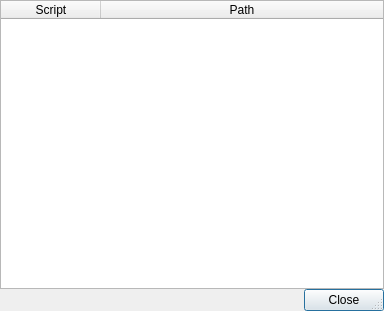
<?xml version="1.0" encoding="UTF-8"?>
<ui version="4.0">
 <class>ScriptListViewer</class>
 <widget class="QDialog" name="ScriptListViewer">
  <property name="geometry">
   <rect>
    <x>0</x>
    <y>0</y>
    <width>384</width>
    <height>311</height>
   </rect>
  </property>
  <property name="windowTitle">
   <string>Dialog</string>
  </property>
  <property name="sizeGripEnabled">
   <bool>true</bool>
  </property>
  <layout class="QVBoxLayout" name="verticalLayout">
   <property name="spacing">
    <number>0</number>
   </property>
   <property name="leftMargin">
    <number>0</number>
   </property>
   <property name="topMargin">
    <number>0</number>
   </property>
   <property name="rightMargin">
    <number>0</number>
   </property>
   <property name="bottomMargin">
    <number>0</number>
   </property>
   <item>
    <widget class="QTableWidget" name="scriptsTable">
     <property name="contextMenuPolicy">
      <enum>Qt::ContextMenuPolicy::CustomContextMenu</enum>
     </property>
     <property name="midLineWidth">
      <number>0</number>
     </property>
     <property name="editTriggers">
      <set>QAbstractItemView::EditTrigger::NoEditTriggers</set>
     </property>
     <property name="dragDropOverwriteMode">
      <bool>false</bool>
     </property>
     <property name="alternatingRowColors">
      <bool>true</bool>
     </property>
     <property name="selectionMode">
      <enum>QAbstractItemView::SelectionMode::SingleSelection</enum>
     </property>
     <property name="showGrid">
      <bool>false</bool>
     </property>
     <property name="wordWrap">
      <bool>false</bool>
     </property>
     <property name="columnCount">
      <number>2</number>
     </property>
     <attribute name="horizontalHeaderStretchLastSection">
      <bool>true</bool>
     </attribute>
     <column>
      <property name="text">
       <string>Script</string>
      </property>
     </column>
     <column>
      <property name="text">
       <string>Path</string>
      </property>
     </column>
    </widget>
   </item>
   <item>
    <widget class="QDialogButtonBox" name="buttonBox">
     <property name="orientation">
      <enum>Qt::Orientation::Horizontal</enum>
     </property>
     <property name="standardButtons">
      <set>QDialogButtonBox::StandardButton::Close</set>
     </property>
    </widget>
   </item>
  </layout>
 </widget>
 <resources/>
 <connections>
  <connection>
   <sender>buttonBox</sender>
   <signal>accepted()</signal>
   <receiver>ScriptListViewer</receiver>
   <slot>accept()</slot>
   <hints>
    <hint type="sourcelabel">
     <x>248</x>
     <y>254</y>
    </hint>
    <hint type="destinationlabel">
     <x>157</x>
     <y>274</y>
    </hint>
   </hints>
  </connection>
  <connection>
   <sender>buttonBox</sender>
   <signal>rejected()</signal>
   <receiver>ScriptListViewer</receiver>
   <slot>reject()</slot>
   <hints>
    <hint type="sourcelabel">
     <x>316</x>
     <y>260</y>
    </hint>
    <hint type="destinationlabel">
     <x>286</x>
     <y>274</y>
    </hint>
   </hints>
  </connection>
 </connections>
</ui>
